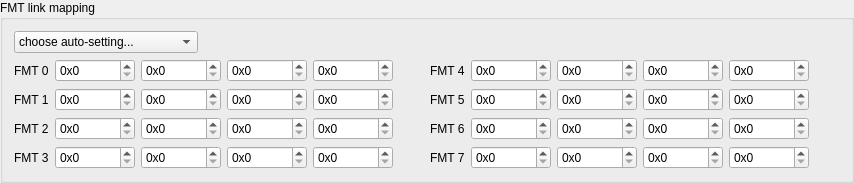
        <widget class="QGroupBox" name="fmtBox">
         <property name="title">
          <string>FMT link mapping</string>
         </property>
         <layout class="QVBoxLayout" name="verticalLayout_2">
          <item>
           <layout class="QVBoxLayout">
            <item>
             <layout class="QHBoxLayout">
              <item>
               <widget class="QComboBox" name="fmtDefaultSetting">
                <item>
                 <property name="text">
                  <string>choose auto-setting...</string>
                 </property>
                </item>
                <item>
                 <property name="text">
                  <string>set all to optical BOC default</string>
                 </property>
                </item>
                <item>
                 <property name="text">
                  <string>set all to eBOC default</string>
                 </property>
                </item>
               </widget>
              </item>
              <item>
               <spacer name="spacer15">
                <property name="orientation">
                 <enum>Qt::Horizontal</enum>
                </property>
                <property name="sizeType">
                 <enum>QSizePolicy::Expanding</enum>
                </property>
                <property name="sizeHint" stdset="0">
                 <size>
                  <width>321</width>
                  <height>21</height>
                 </size>
                </property>
               </spacer>
              </item>
             </layout>
            </item>
            <item>
             <layout class="QHBoxLayout">
              <item>
               <layout class="QVBoxLayout">
                <item>
                 <layout class="QHBoxLayout">
                  <item>
                   <widget class="QLabel" name="fmt0_abel">
                    <property name="text">
                     <string>FMT 0</string>
                    </property>
                    <property name="wordWrap">
                     <bool>false</bool>
                    </property>
                   </widget>
                  </item>
                  <item>
                   <widget class="USpinBox" name="fmt0_link0">
                    <property name="prefix">
                     <string>0x</string>
                    </property>
                    <property name="maximum">
                     <number>2147483637</number>
                    </property>
                    <property name="singleStep">
                     <number>1</number>
                    </property>
                    <property name="value">
                     <number>0</number>
                    </property>
                   </widget>
                  </item>
                  <item>
                   <widget class="USpinBox" name="fmt0_link1">
                    <property name="prefix">
                     <string>0x</string>
                    </property>
                    <property name="maximum">
                     <number>2147483637</number>
                    </property>
                    <property name="singleStep">
                     <number>1</number>
                    </property>
                    <property name="value">
                     <number>0</number>
                    </property>
                   </widget>
                  </item>
                  <item>
                   <widget class="USpinBox" name="fmt0_link2">
                    <property name="prefix">
                     <string>0x</string>
                    </property>
                    <property name="maximum">
                     <number>2147483637</number>
                    </property>
                    <property name="singleStep">
                     <number>1</number>
                    </property>
                    <property name="value">
                     <number>0</number>
                    </property>
                   </widget>
                  </item>
                  <item>
                   <widget class="USpinBox" name="fmt0_link3">
                    <property name="prefix">
                     <string>0x</string>
                    </property>
                    <property name="maximum">
                     <number>2147483637</number>
                    </property>
                    <property name="singleStep">
                     <number>1</number>
                    </property>
                    <property name="value">
                     <number>0</number>
                    </property>
                   </widget>
                  </item>
                 </layout>
                </item>
                <item>
                 <layout class="QHBoxLayout">
                  <item>
                   <widget class="QLabel" name="fmt1_abel">
                    <property name="text">
                     <string>FMT 1</string>
                    </property>
                    <property name="wordWrap">
                     <bool>false</bool>
                    </property>
                   </widget>
                  </item>
                  <item>
                   <widget class="USpinBox" name="fmt1_link0">
                    <property name="prefix">
                     <string>0x</string>
                    </property>
                    <property name="maximum">
                     <number>2147483637</number>
                    </property>
                    <property name="singleStep">
                     <number>1</number>
                    </property>
                    <property name="value">
                     <number>0</number>
                    </property>
                   </widget>
                  </item>
                  <item>
                   <widget class="USpinBox" name="fmt1_link1">
                    <property name="prefix">
                     <string>0x</string>
                    </property>
                    <property name="maximum">
                     <number>2147483637</number>
                    </property>
                    <property name="singleStep">
                     <number>1</number>
                    </property>
                    <property name="value">
                     <number>0</number>
                    </property>
                   </widget>
                  </item>
                  <item>
                   <widget class="USpinBox" name="fmt1_link2">
                    <property name="prefix">
                     <string>0x</string>
                    </property>
                    <property name="maximum">
                     <number>2147483637</number>
                    </property>
                    <property name="singleStep">
                     <number>1</number>
                    </property>
                    <property name="value">
                     <number>0</number>
                    </property>
                   </widget>
                  </item>
                  <item>
                   <widget class="USpinBox" name="fmt1_link3">
                    <property name="prefix">
                     <string>0x</string>
                    </property>
                    <property name="maximum">
                     <number>2147483637</number>
                    </property>
                    <property name="singleStep">
                     <number>1</number>
                    </property>
                    <property name="value">
                     <number>0</number>
                    </property>
                   </widget>
                  </item>
                 </layout>
                </item>
                <item>
                 <layout class="QHBoxLayout">
                  <item>
                   <widget class="QLabel" name="fmt2_abel">
                    <property name="text">
                     <string>FMT 2</string>
                    </property>
                    <property name="wordWrap">
                     <bool>false</bool>
                    </property>
                   </widget>
                  </item>
                  <item>
                   <widget class="USpinBox" name="fmt2_link0">
                    <property name="prefix">
                     <string>0x</string>
                    </property>
                    <property name="maximum">
                     <number>2147483637</number>
                    </property>
                    <property name="singleStep">
                     <number>1</number>
                    </property>
                    <property name="value">
                     <number>0</number>
                    </property>
                   </widget>
                  </item>
                  <item>
                   <widget class="USpinBox" name="fmt2_link1">
                    <property name="prefix">
                     <string>0x</string>
                    </property>
                    <property name="maximum">
                     <number>2147483637</number>
                    </property>
                    <property name="singleStep">
                     <number>1</number>
                    </property>
                    <property name="value">
                     <number>0</number>
                    </property>
                   </widget>
                  </item>
                  <item>
                   <widget class="USpinBox" name="fmt2_link2">
                    <property name="prefix">
                     <string>0x</string>
                    </property>
                    <property name="maximum">
                     <number>2147483637</number>
                    </property>
                    <property name="singleStep">
                     <number>1</number>
                    </property>
                    <property name="value">
                     <number>0</number>
                    </property>
                   </widget>
                  </item>
                  <item>
                   <widget class="USpinBox" name="fmt2_link3">
                    <property name="prefix">
                     <string>0x</string>
                    </property>
                    <property name="maximum">
                     <number>2147483637</number>
                    </property>
                    <property name="singleStep">
                     <number>1</number>
                    </property>
                    <property name="value">
                     <number>0</number>
                    </property>
                   </widget>
                  </item>
                 </layout>
                </item>
                <item>
                 <layout class="QHBoxLayout">
                  <item>
                   <widget class="QLabel" name="fmt3_abel">
                    <property name="text">
                     <string>FMT 3</string>
                    </property>
                    <property name="wordWrap">
                     <bool>false</bool>
                    </property>
                   </widget>
                  </item>
                  <item>
                   <widget class="USpinBox" name="fmt3_link0">
                    <property name="prefix">
                     <string>0x</string>
                    </property>
                    <property name="maximum">
                     <number>2147483637</number>
                    </property>
                    <property name="singleStep">
                     <number>1</number>
                    </property>
                    <property name="value">
                     <number>0</number>
                    </property>
                   </widget>
                  </item>
                  <item>
                   <widget class="USpinBox" name="fmt3_link1">
                    <property name="prefix">
                     <string>0x</string>
                    </property>
                    <property name="maximum">
                     <number>2147483637</number>
                    </property>
                    <property name="singleStep">
                     <number>1</number>
                    </property>
                    <property name="value">
                     <number>0</number>
                    </property>
                   </widget>
                  </item>
                  <item>
                   <widget class="USpinBox" name="fmt3_link2">
                    <property name="prefix">
                     <string>0x</string>
                    </property>
                    <property name="maximum">
                     <number>2147483637</number>
                    </property>
                    <property name="singleStep">
                     <number>1</number>
                    </property>
                    <property name="value">
                     <number>0</number>
                    </property>
                   </widget>
                  </item>
                  <item>
                   <widget class="USpinBox" name="fmt3_link3">
                    <property name="prefix">
                     <string>0x</string>
                    </property>
                    <property name="maximum">
                     <number>2147483637</number>
                    </property>
                    <property name="singleStep">
                     <number>1</number>
                    </property>
                    <property name="value">
                     <number>0</number>
                    </property>
                   </widget>
                  </item>
                 </layout>
                </item>
               </layout>
              </item>
              <item>
               <spacer name="spacer86">
                <property name="orientation">
                 <enum>Qt::Horizontal</enum>
                </property>
                <property name="sizeType">
                 <enum>QSizePolicy::Expanding</enum>
                </property>
                <property name="sizeHint" stdset="0">
                 <size>
                  <width>31</width>
                  <height>20</height>
                 </size>
                </property>
               </spacer>
              </item>
              <item>
               <layout class="QVBoxLayout">
                <item>
                 <layout class="QHBoxLayout">
                  <item>
                   <widget class="QLabel" name="fmt4_abel">
                    <property name="text">
                     <string>FMT 4</string>
                    </property>
                    <property name="wordWrap">
                     <bool>false</bool>
                    </property>
                   </widget>
                  </item>
                  <item>
                   <widget class="USpinBox" name="fmt4_link0">
                    <property name="prefix">
                     <string>0x</string>
                    </property>
                    <property name="maximum">
                     <number>2147483637</number>
                    </property>
                    <property name="singleStep">
                     <number>1</number>
                    </property>
                    <property name="value">
                     <number>0</number>
                    </property>
                   </widget>
                  </item>
                  <item>
                   <widget class="USpinBox" name="fmt4_link1">
                    <property name="prefix">
                     <string>0x</string>
                    </property>
                    <property name="maximum">
                     <number>2147483637</number>
                    </property>
                    <property name="singleStep">
                     <number>1</number>
                    </property>
                    <property name="value">
                     <number>0</number>
                    </property>
                   </widget>
                  </item>
                  <item>
                   <widget class="USpinBox" name="fmt4_link2">
                    <property name="prefix">
                     <string>0x</string>
                    </property>
                    <property name="maximum">
                     <number>2147483637</number>
                    </property>
                    <property name="singleStep">
                     <number>1</number>
                    </property>
                    <property name="value">
                     <number>0</number>
                    </property>
                   </widget>
                  </item>
                  <item>
                   <widget class="USpinBox" name="fmt4_link3">
                    <property name="prefix">
                     <string>0x</string>
                    </property>
                    <property name="maximum">
                     <number>2147483637</number>
                    </property>
                    <property name="singleStep">
                     <number>1</number>
                    </property>
                    <property name="value">
                     <number>0</number>
                    </property>
                   </widget>
                  </item>
                 </layout>
                </item>
                <item>
                 <layout class="QHBoxLayout">
                  <item>
                   <widget class="QLabel" name="fmt5_abel">
                    <property name="text">
                     <string>FMT 5</string>
                    </property>
                    <property name="wordWrap">
                     <bool>false</bool>
                    </property>
                   </widget>
                  </item>
                  <item>
                   <widget class="USpinBox" name="fmt5_link0">
                    <property name="prefix">
                     <string>0x</string>
                    </property>
                    <property name="maximum">
                     <number>2147483637</number>
                    </property>
                    <property name="singleStep">
                     <number>1</number>
                    </property>
                    <property name="value">
                     <number>0</number>
                    </property>
                   </widget>
                  </item>
                  <item>
                   <widget class="USpinBox" name="fmt5_link1">
                    <property name="prefix">
                     <string>0x</string>
                    </property>
                    <property name="maximum">
                     <number>2147483637</number>
                    </property>
                    <property name="singleStep">
                     <number>1</number>
                    </property>
                    <property name="value">
                     <number>0</number>
                    </property>
                   </widget>
                  </item>
                  <item>
                   <widget class="USpinBox" name="fmt5_link2">
                    <property name="prefix">
                     <string>0x</string>
                    </property>
                    <property name="maximum">
                     <number>2147483637</number>
                    </property>
                    <property name="singleStep">
                     <number>1</number>
                    </property>
                    <property name="value">
                     <number>0</number>
                    </property>
                   </widget>
                  </item>
                  <item>
                   <widget class="USpinBox" name="fmt5_link3">
                    <property name="prefix">
                     <string>0x</string>
                    </property>
                    <property name="maximum">
                     <number>2147483637</number>
                    </property>
                    <property name="singleStep">
                     <number>1</number>
                    </property>
                    <property name="value">
                     <number>0</number>
                    </property>
                   </widget>
                  </item>
                 </layout>
                </item>
                <item>
                 <layout class="QHBoxLayout">
                  <item>
                   <widget class="QLabel" name="fmt6_abel">
                    <property name="text">
                     <string>FMT 6</string>
                    </property>
                    <property name="wordWrap">
                     <bool>false</bool>
                    </property>
                   </widget>
                  </item>
                  <item>
                   <widget class="USpinBox" name="fmt6_link0">
                    <property name="prefix">
                     <string>0x</string>
                    </property>
                    <property name="maximum">
                     <number>2147483637</number>
                    </property>
                    <property name="singleStep">
                     <number>1</number>
                    </property>
                    <property name="value">
                     <number>0</number>
                    </property>
                   </widget>
                  </item>
                  <item>
                   <widget class="USpinBox" name="fmt6_link1">
                    <property name="prefix">
                     <string>0x</string>
                    </property>
                    <property name="maximum">
                     <number>2147483637</number>
                    </property>
                    <property name="singleStep">
                     <number>1</number>
                    </property>
                    <property name="value">
                     <number>0</number>
                    </property>
                   </widget>
                  </item>
                  <item>
                   <widget class="USpinBox" name="fmt6_link2">
                    <property name="prefix">
                     <string>0x</string>
                    </property>
                    <property name="maximum">
                     <number>2147483637</number>
                    </property>
                    <property name="singleStep">
                     <number>1</number>
                    </property>
                    <property name="value">
                     <number>0</number>
                    </property>
                   </widget>
                  </item>
                  <item>
                   <widget class="USpinBox" name="fmt6_link3">
                    <property name="prefix">
                     <string>0x</string>
                    </property>
                    <property name="maximum">
                     <number>2147483637</number>
                    </property>
                    <property name="singleStep">
                     <number>1</number>
                    </property>
                    <property name="value">
                     <number>0</number>
                    </property>
                   </widget>
                  </item>
                 </layout>
                </item>
                <item>
                 <layout class="QHBoxLayout">
                  <item>
                   <widget class="QLabel" name="fmt7_abel">
                    <property name="text">
                     <string>FMT 7</string>
                    </property>
                    <property name="wordWrap">
                     <bool>false</bool>
                    </property>
                   </widget>
                  </item>
                  <item>
                   <widget class="USpinBox" name="fmt7_link0">
                    <property name="prefix">
                     <string>0x</string>
                    </property>
                    <property name="maximum">
                     <number>2147483637</number>
                    </property>
                    <property name="singleStep">
                     <number>1</number>
                    </property>
                    <property name="value">
                     <number>0</number>
                    </property>
                   </widget>
                  </item>
                  <item>
                   <widget class="USpinBox" name="fmt7_link1">
                    <property name="prefix">
                     <string>0x</string>
                    </property>
                    <property name="maximum">
                     <number>2147483637</number>
                    </property>
                    <property name="singleStep">
                     <number>1</number>
                    </property>
                    <property name="value">
                     <number>0</number>
                    </property>
                   </widget>
                  </item>
                  <item>
                   <widget class="USpinBox" name="fmt7_link2">
                    <property name="prefix">
                     <string>0x</string>
                    </property>
                    <property name="maximum">
                     <number>2147483637</number>
                    </property>
                    <property name="singleStep">
                     <number>1</number>
                    </property>
                    <property name="value">
                     <number>0</number>
                    </property>
                   </widget>
                  </item>
                  <item>
                   <widget class="USpinBox" name="fmt7_link3">
                    <property name="prefix">
                     <string>0x</string>
                    </property>
                    <property name="maximum">
                     <number>2147483637</number>
                    </property>
                    <property name="singleStep">
                     <number>1</number>
                    </property>
                    <property name="value">
                     <number>0</number>
                    </property>
                   </widget>
                  </item>
                 </layout>
                </item>
               </layout>
              </item>
              <item>
               <spacer name="spacer87">
                <property name="orientation">
                 <enum>Qt::Horizontal</enum>
                </property>
                <property name="sizeType">
                 <enum>QSizePolicy::Expanding</enum>
                </property>
                <property name="sizeHint" stdset="0">
                 <size>
                  <width>31</width>
                  <height>20</height>
                 </size>
                </property>
               </spacer>
              </item>
             </layout>
            </item>
           </layout>
          </item>
         </layout>
        </widget>
